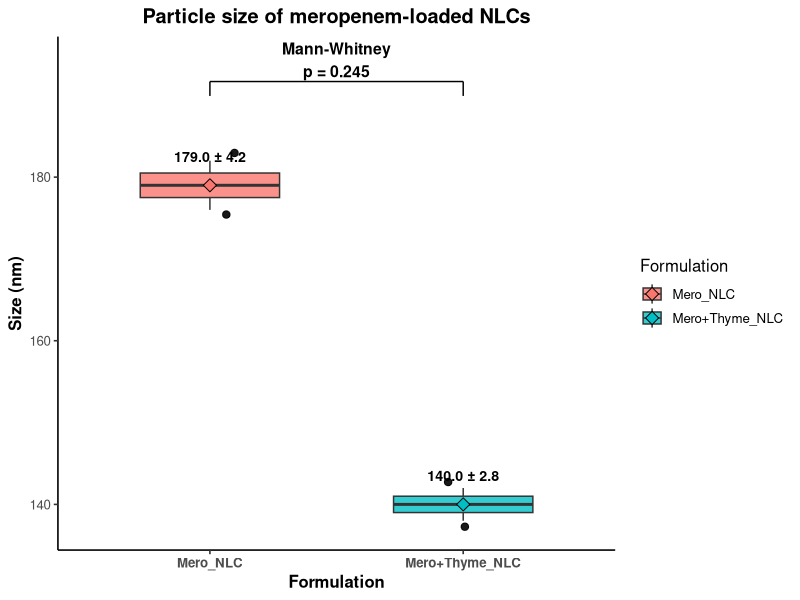
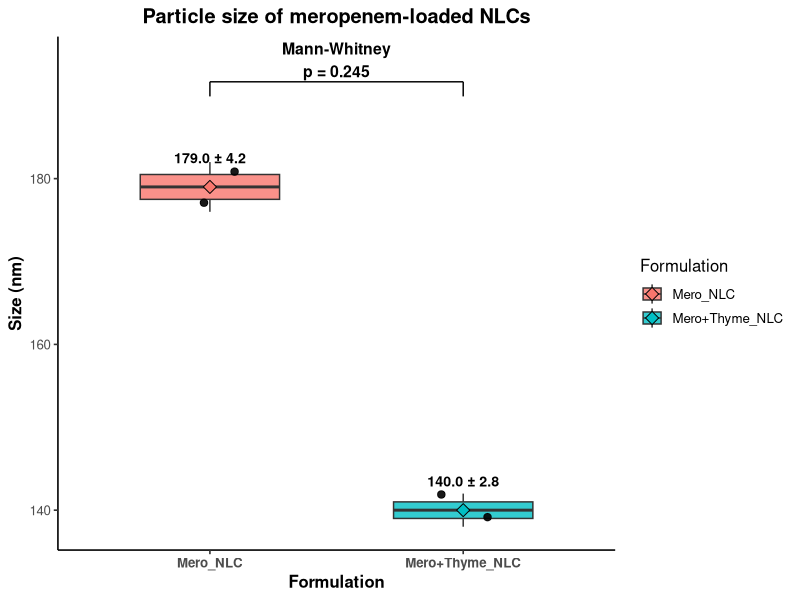
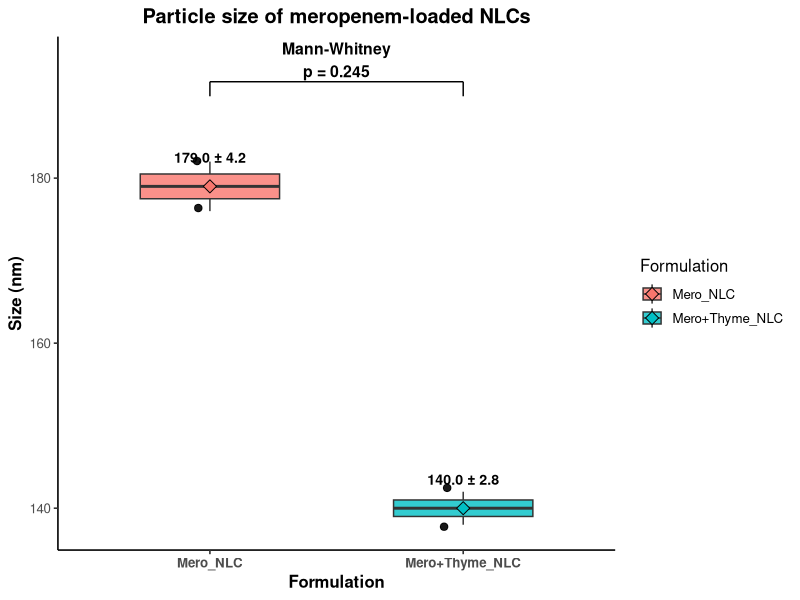

R code for these plots, in order:
# ============================================================
# Particle size boxplot with mean ± SD and statistical testing
# Meropenem-loaded NLCs
# ============================================================

library(readr)
library(dplyr)
library(ggplot2)
library(forcats)

# 1) Load data
df <- read_csv("data/nlc_data.csv", show_col_types = FALSE)

# 2) Detect columns
cn <- names(df)
form_col <- cn[grepl("formulation|group|sample|treat", cn, ignore.case = TRUE)][1]
size_col <- cn[grepl("size|particle|ps|nm", cn, ignore.case = TRUE)][1]
if (is.na(form_col)) stop("Formulation column not found")
if (is.na(size_col)) stop("Particle size column not found")

df <- df %>%
  rename(Formulation = all_of(form_col),
         Size_nm     = all_of(size_col)) %>%
  mutate(Formulation = as.factor(Formulation),
         Size_nm = as.numeric(Size_nm)) %>%
  filter(!is.na(Formulation), !is.na(Size_nm))

preferred_order <- c("Mero_NLC", "Mero+Thyme_NLC", "Mero_Thyme_NLC", "MeroThyme_NLC")
df <- df %>%
  mutate(Formulation = fct_relevel(Formulation,
                                  intersect(preferred_order, levels(Formulation))))

# 3) Summary stats
summary_stats <- df %>%
  group_by(Formulation) %>%
  summarise(
    n = n(),
    mean = mean(Size_nm),
    sd = ifelse(n >= 2, sd(Size_nm), 0),
    .groups = "drop"
  ) %>%
  mutate(label = sprintf("%.1f ± %.1f", mean, sd))

dir.create("outputs", showWarnings = FALSE, recursive = TRUE)
write_csv(summary_stats, "outputs/summary_stats_particle_size.csv")

# 4) Statistical test (2 groups only)
if (nlevels(df$Formulation) != 2) stop("This script expects exactly TWO formulations")

levels_f <- levels(df$Formulation)
x1 <- df$Size_nm[df$Formulation == levels_f[1]]
x2 <- df$Size_nm[df$Formulation == levels_f[2]]

p_sh1 <- if (length(x1) >= 3) shapiro.test(x1)$p.value else NA
p_sh2 <- if (length(x2) >= 3) shapiro.test(x2)$p.value else NA

use_ttest <- !is.na(p_sh1) && !is.na(p_sh2) && p_sh1 > 0.05 && p_sh2 > 0.05

if (use_ttest) {
  test_name <- "t-test"
  p_value <- t.test(x1, x2)$p.value
} else {
  test_name <- "Mann-Whitney"
  p_value <- wilcox.test(x1, x2, exact = FALSE)$p.value
}

# ✅ FIXED IF/ELSE BLOCK
p_text <- if (p_value < 0.001) {
  "p < 0.001"
} else {
  paste0("p = ", formatC(p_value, digits = 3, format = "f"))
}

write_csv(
  data.frame(group1 = levels_f[1], group2 = levels_f[2], test = test_name, p_value = p_value),
  "outputs/group_comparison_particle_size.csv"
)

# 5) Annotation positions
ymin <- min(df$Size_nm)
ymax <- max(df$Size_nm)
yrange <- ymax - ymin

summary_stats <- summary_stats %>%
  mutate(y = mean + 0.08 * yrange)

y_bracket <- ymax + 0.22 * yrange
y_text <- y_bracket + 0.06 * yrange
tick <- 0.04 * yrange

# 6) Plot
p <- ggplot(df, aes(Formulation, Size_nm, fill = Formulation)) +
  geom_boxplot(width = 0.55, outlier.shape = NA, alpha = 0.8) +
  geom_jitter(width = 0.1, size = 2.2, alpha = 0.9) +
  stat_summary(fun = mean, geom = "point", size = 3.2, shape = 23) +
  geom_text(
    data = summary_stats,
    aes(x = Formulation, y = y, label = label),
    inherit.aes = FALSE,
    fontface = "bold",
    size = 3.6
  ) +
  annotate("segment", x = 1, xend = 2, y = y_bracket, yend = y_bracket) +
  annotate("segment", x = 1, xend = 1, y = y_bracket - tick, yend = y_bracket) +
  annotate("segment", x = 2, xend = 2, y = y_bracket - tick, yend = y_bracket) +
  annotate("text", x = 1.5, y = y_text,
           label = paste(test_name, p_text, sep = "\n"),
           fontface = "bold", size = 4) +
  labs(
    title = "Particle size of meropenem-loaded NLCs",
    x = "Formulation",
    y = "Size (nm)"
  ) +
  theme_classic(base_size = 12) +
  theme(
    plot.title = element_text(face = "bold", hjust = 0.5),
    axis.title = element_text(face = "bold"),
    axis.text.x = element_text(face = "bold"),
    legend.position = "right"
  ) +
  coord_cartesian(clip = "off")

# 7) Save
dir.create("figures", showWarnings = FALSE, recursive = TRUE)
ggsave("figures/particle_size_boxplot_stats.png", p, width = 7, height = 5, dpi = 300)
ggsave("figures/particle_size_boxplot_stats.pdf", p, width = 7, height = 5)

p
